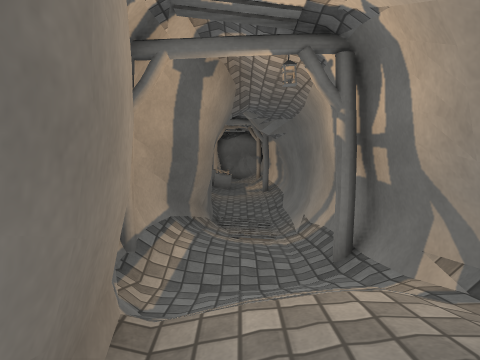
[1] (above)

16 first-person views from a walk through a Unity game level. The camera is 1.5 m above the floor, tilts 4° down and sees 70° across. The floor is counted in squares, 1 m on a side. Each view is taken from the middle of a square. On the plan, view 1 faces up. The plan holds only what a view shows up to about 16 squares ahead; the rest is blank. The place goes on beyond the plan. Surface patterns are stand-ins for the level's own textures.

[2]
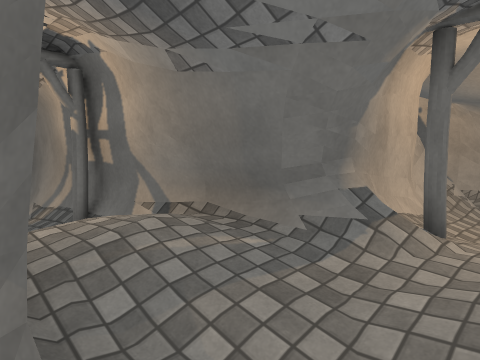

[3]
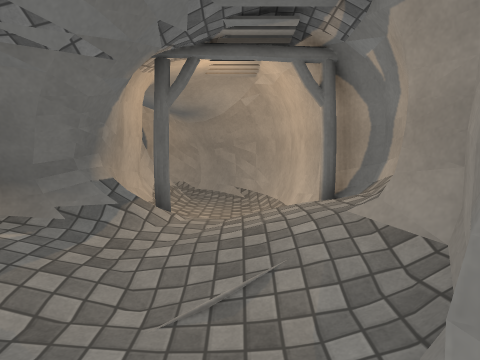

[4]
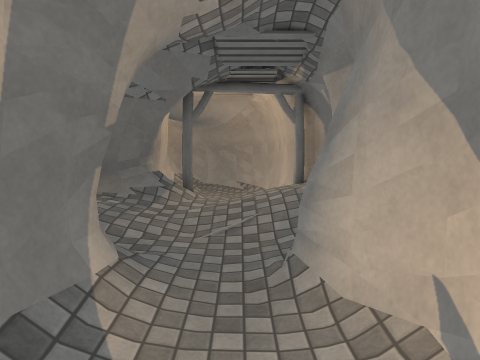

[5]
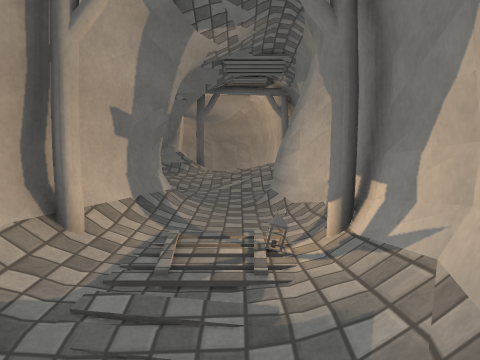

[6]
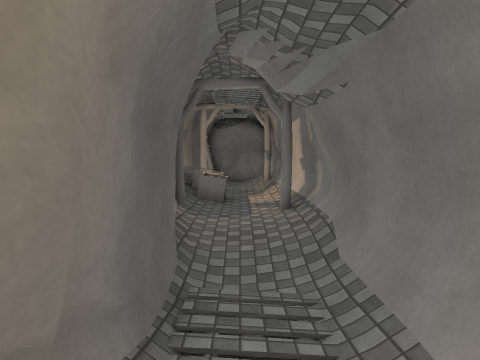

[7]
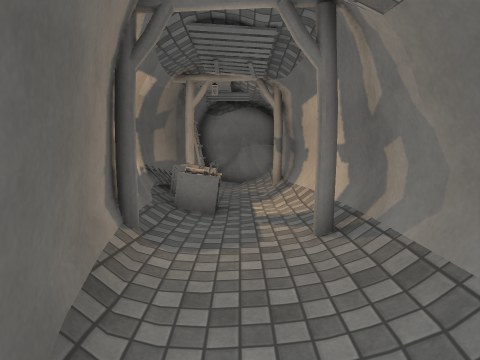

[8]
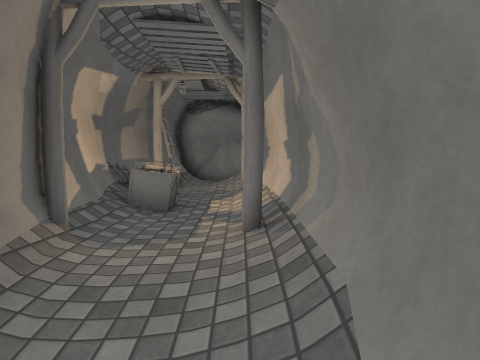

[9]
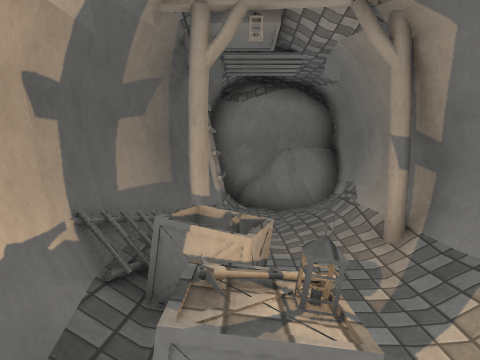

[10]
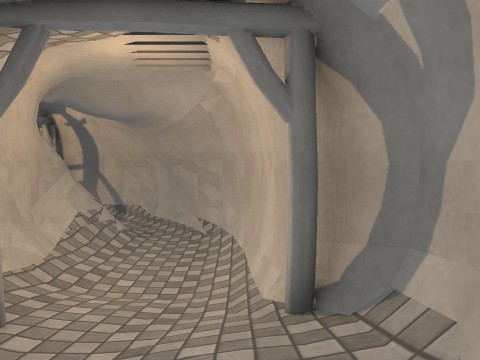

[11]
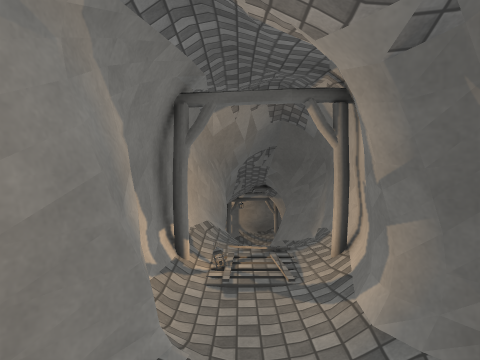

[12]
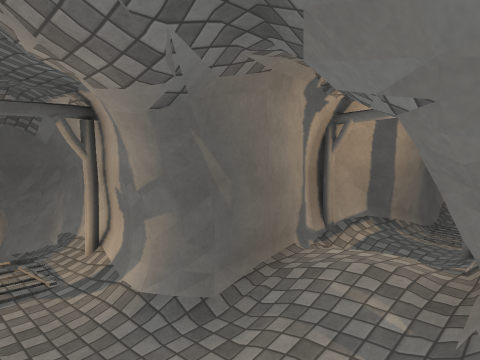

[13]
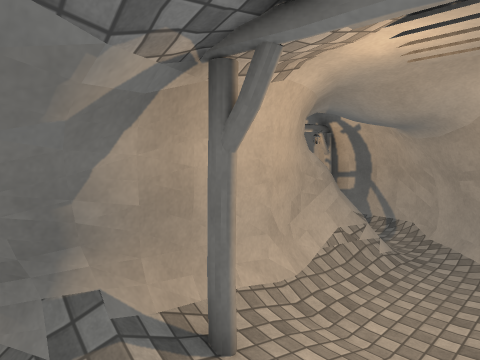

[14]
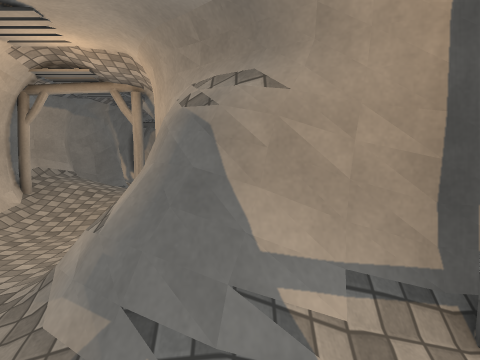

[15]
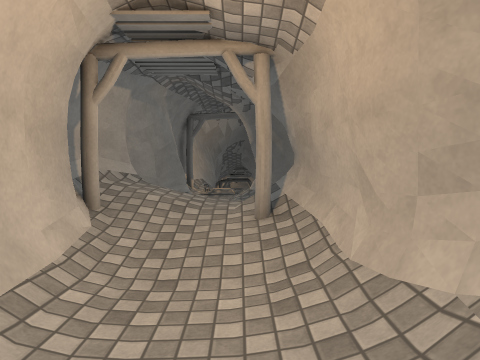

[16]
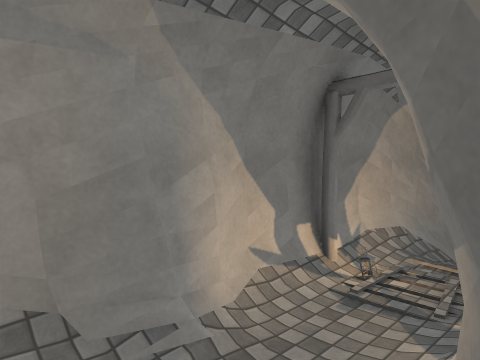

### Floor plan
Key: @ floor where view 1 was taken; # wall or solid block; . main floor; : floor 0.25 m higher than the main floor; - floor 0.25 m lower than the main floor; + floor 0.5 m higher than the main floor; _ floor 0.5 m lower than the main floor; * floor 0.75 m higher than the main floor; / step, stairs or slope; = window, fence, low wall or low ledge; O other object.
Columns run from 9 left of view 1 to 14 right of it. Each row starts with its distance up from view 1.
 28            O
 27        ##OO#
 26        #/.O#
 25        #/./#
 24        #.//#
 23        #O.##
 22       ##..##
 21       #=../#
 20       #OO./#
 19       ##OO/#
 18        #O..#
 17        #...#
 16        #...#
 15        #.-.#
 14        =/-/#
 13        ##-/#
 12         #_/#
 11         #//#
 10         #//#
  9         #//#
  8         #--#
  7        =#.-#
  6        #/..#
  5        #/..#           O
  4        #///#       O   O
  3        ##//#       O   O
  2         #**#      OO  /O
  1 ###     #/*#  ##OOOO  O
  0 ==//#####@+####/     O#
 -1    ....//::+/+:.   .OO
 -2 =//......:/**+:.   OO
 -3 ###/##/##//**///OOOO
 -4   ##############

Where each view was taken, in squares from view 1:
view 1: 0 up, 0 right, facing up
view 2: 2 down, 1 left, facing up-right
view 3: 2 down, 2 left, facing right
view 4: 2 down, 5 left, facing right
view 5: 2 down, 8 left, facing right
view 6: 7 up, 0 right, facing up
view 7: 11 up, 0 right, facing up
view 8: 11 up, 1 right, facing up
view 9: 17 up, 1 left, facing up
view 10: 3 down, 1 right, facing right
view 11: 2 down, 2 right, facing left
view 12: 3 down, 3 right, facing up-left
view 13: 3 down, 2 right, facing up-right
view 14: 2 up, 13 right, facing left
view 15: 1 down, 10 right, facing left
view 16: 0 up, 1 right, facing down-left
